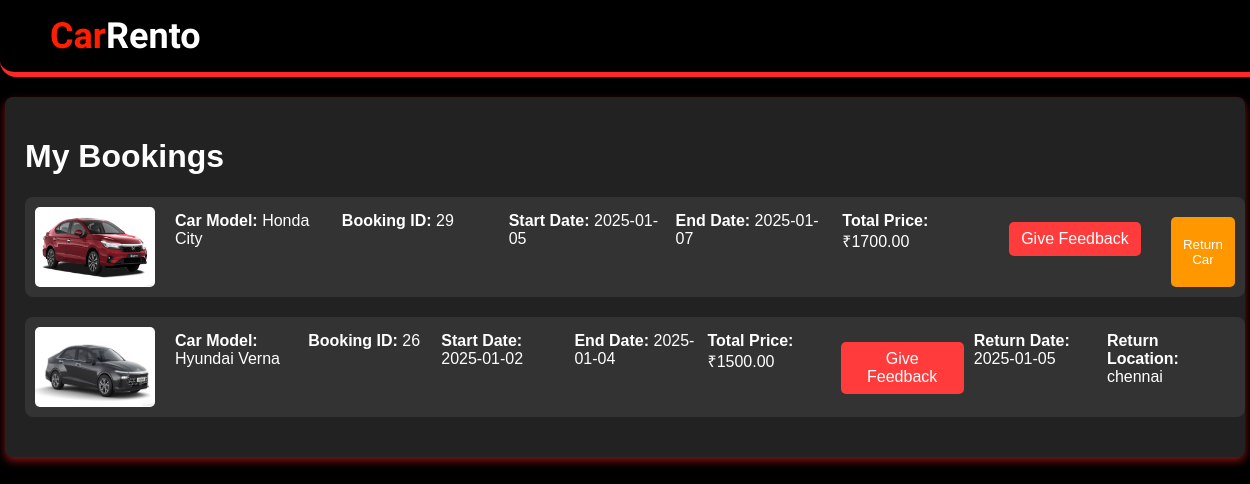
The page /mybookings.php (signed in) on the database its author committed.
### tables this page shows
CREATE TABLE `bookings` (
  `booking_id` int(11) NOT NULL,
  `car_id` int(11) NOT NULL,
  `customer_name` varchar(100) NOT NULL,
  `email` varchar(100) NOT NULL,
  `phone` varchar(15) NOT NULL,
  `start_date` date NOT NULL,
  `end_date` date NOT NULL,
  `total_price` decimal(10,2) NOT NULL,
  `booking_date` timestamp NOT NULL DEFAULT current_timestamp(),
  `model` varchar(255) DEFAULT NULL,
  `returned_date` date DEFAULT NULL,
  `return_location` varchar(255) DEFAULT NULL,
  `latitude` decimal(10,8) DEFAULT NULL,
  `longitude` decimal(11,8) DEFAULT NULL,
  `status` enum('pending','accepted','rejected') DEFAULT 'pending'
);

CREATE TABLE `cars` (
  `car_id` int(11) NOT NULL,
  `image` varchar(255) NOT NULL,
  `model` varchar(100) NOT NULL,
  `price_per_day` decimal(10,2) NOT NULL,
  `gearbox` varchar(50) NOT NULL,
  `fuel` varchar(50) NOT NULL,
  `doors` int(11) NOT NULL,
  `air_conditioner` varchar(50) NOT NULL,
  `seats` int(11) NOT NULL,
  `latitude` float NOT NULL,
  `longitude` float NOT NULL,
  `status` enum('Available','Rented','In Maintenance') NOT NULL DEFAULT 'Available'
);

### mybookings.php (the view, shortened to what this page needs)
<?php
include('config.php');
$user_email = $_SESSION['email'];
$query = "
    SELECT
        b.booking_id, b.start_date, b.end_date, b.total_price, b.model, c.image,
        b.returned_date, b.return_location,
        (SELECT COUNT(*) FROM feedback f WHERE f.booking_id = b.booking_id) AS feedback_submitted
    FROM
        bookings b
    JOIN
        cars c
    ON
        b.car_id = c.car_id
    WHERE
        b.email = '$user_email'
    ORDER BY
        b.start_date DESC
";
$result = $conn->query($query);
?>
<!DOCTYPE html>
<html lang="en">
<head>
</head>
<body>
    <header class="navbar">
        <div class="logo">Car<span>Rento</span></div>
    </header>
    <div class="container">
        <h1>My Bookings</h1>
        <?php if ($result->num_rows > 0): ?>
            <?php while ($row = $result->fetch_assoc()): ?>
                <div class="booking">
                    <img src="uploads/cars/<?php echo $row['image']; ?>" alt="<?php echo $row['model']; ?>">
                    <div class="booking-details">
                        <div>
                            <strong>Car Model:</strong> <?php echo $row['model']; ?>
                        </div>
                        <div>
                            <strong>Booking ID:</strong> <?php echo $row['booking_id']; ?>
                        </div>
                        <div>
                            <strong>Start Date:</strong> <?php echo $row['start_date']; ?>
                        </div>
                        <div>
                            <strong>End Date:</strong> <?php echo $row['end_date']; ?>
                        </div>
                        <div>
                            <strong>Total Price:</strong> ₹<?php echo $row['total_price']; ?>
                        </div>
                        <div>
                            <?php if ($row['feedback_submitted'] > 0): ?>
                                <button class="submitted-btn" disabled>Feedback Submitted</button>
                            <?php else: ?>
                                <a href="feedback.php?booking_id=<?php echo $row['booking_id']; ?>" class="feedback-btn">Give Feedback</a>
                            <?php endif; ?>
                        </div>
                        <?php if ($row['returned_date']): ?>
                            <div>
                                <strong>Return Date:</strong> <?php echo $row['returned_date']; ?>
                            </div>
                            <div>
                                <strong>Return Location:</strong> <?php echo $row['return_location']; ?>
                            </div>
                        <?php else: ?>
                            <button class="return-btn" onclick="window.location.href='return_car.php?booking_id=<?php echo $row['booking_id']; ?>'">Return Car</button>
                        <?php endif; ?>
                    </div>
                </div>
            <?php endwhile; ?>
        <?php else: ?>
            <p>No bookings found!</p>
        <?php endif; ?>
    </div>
</body>
</html>

### mybookings.php (style rules this page uses)
body { font-family: Arial, sans-serif; background-color: #000; color: #fff; margin: 0; padding: 0; }
.navbar { display: flex; justify-content: space-between; align-items: center; padding: 15px 50px; background-color: #000; border-bottom: 5px solid #ff2727; position: relative; top: 0; width: 95%; box-shadow: 0 4px 8px rgba(0, 0, 0, 0.3); z-index: 1000; border-radius: 0 0 16px 16px; }
.logo { font-family: 'italianno', sans-serif; font-size: 36px; color: #ff1e00; font-weight: bold; }
.logo span { font-family: 'italianno', sans-serif; font-size: 36px; color: #fff; font-weight: bold; }
.container { width: 100%; max-width: 1200px; margin: 20px auto; padding: 20px; background-color: #222; border-radius: 8px; box-shadow: 0 4px 8px rgba(255, 39, 39, 0.5); }
.booking { display: flex; margin-bottom: 20px; padding: 10px; background-color: #333; border-radius: 8px; width: 100%; }
.booking img { width: 120px; height: 80px; margin-right: 15px; border-radius: 5px; flex-shrink: 0; }
.booking-details { display: flex; justify-content: space-between; width: 100%; }
.booking-details div { margin: 5px; width: 100%; }
.feedback-btn, .submitted-btn, .return-btn { margin-top: 10px; padding: 8px 12px; border-radius: 5px; text-align: center; text-decoration: none; display: inline-block; }
.feedback-btn { background-color: #ff3b3b; color: white; border: none; }
.return-btn { background-color: #ff9800; color: white; border: none; }

### rows shown on the page
bookings: car+model (picture), model "Honda City", booking_id "29", start_date "2025-01-05", end_date "2025-01-07", total_price "1700.00"
bookings: car+model (picture), model "Hyundai Verna", booking_id "26", start_date "2025-01-02", end_date "2025-01-04", total_price "1500.00", returned_date "2025-01-05", return_location "chennai"
